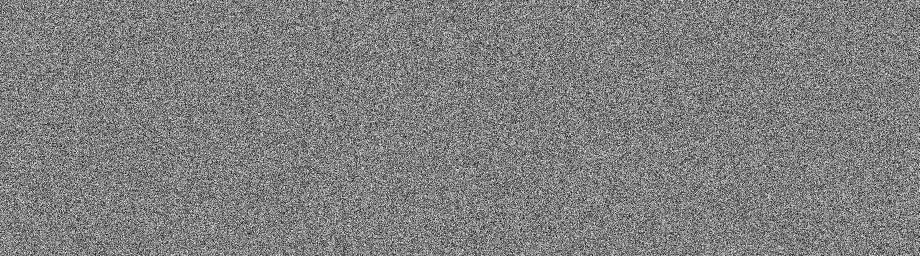
#> input picture CTF_DATA/CTF2/Layer1.png, 1839 x 512 px (shown at 1/2 size)
$ python 'CTF 2.py' ../CTF_DATA/CTF2/Layer1.png ../CTF_DATA/CTF2/Layer2.png
#> lines starting #> are read from the running program, lines starting #| are printed output that depends on the picture
import sys
import numpy as np
from PIL import Image, ImageEnhance

def solve(path1: str, path2: str):
    #convert to RGB to ensure consistent processing every pixel has 3 channels (R,G,B)
#> called with path1 = '../CTF_DATA/CTF2/Layer1.png', path2 = '../CTF_DATA/CTF2/Layer2.png'
    img1 = Image.open(path1).convert("RGB")
    img2 = Image.open(path2).convert("RGB")
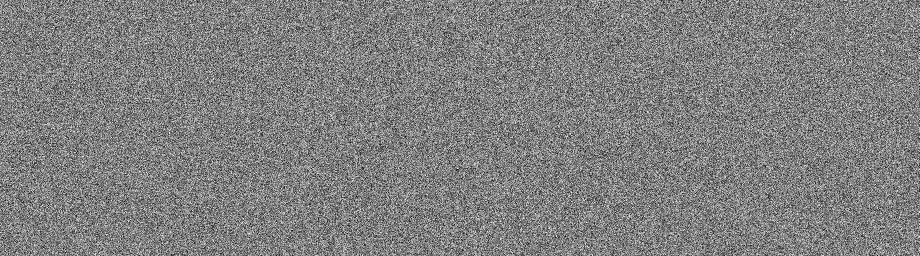
#> input picture CTF_DATA/CTF2/Layer2.png, 1839 x 512 px (shown at 1/2 size)

    #same size , so resize if needed
    if img1.size != img2.size:
        img2 = img2.resize(img1.size, Image.LANCZOS) #LANCZOS is for high-quality

    #convert to arrays for fast xor
    arr1 = np.array(img1, dtype=np.uint8)
    arr2 = np.array(img2, dtype=np.uint8)

    xor_result = arr1 ^ arr2
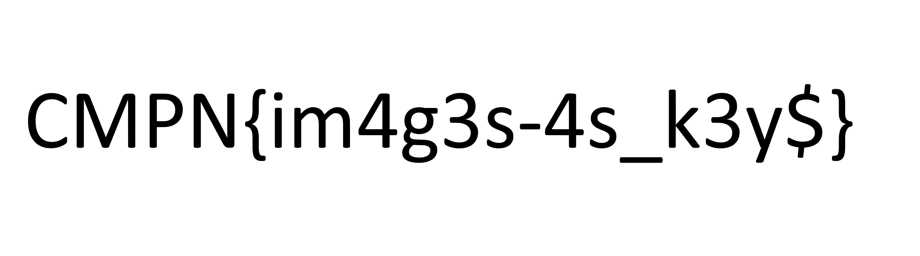
#> xor_result: shape (512, 1839, 3) (shown at 1/2 size); min 0, max 255, mean 239.7

    result = Image.fromarray(xor_result, mode="RGB") #take the xor result and convert back to image
    result.save("output_xor.png")
    #rgb values are 0-255, so inverting : 255 - value
    Image.fromarray(255 - xor_result, mode="RGB").save("output_inverted.png")
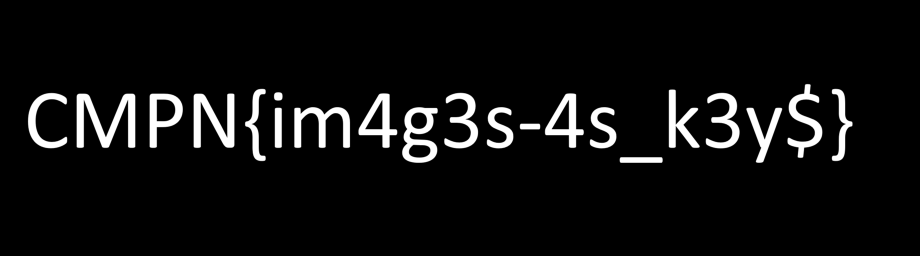
#> saved as output_inverted.png: PIL image 1839x512 RGB (shown at 1/2 size); min 0, max 255, mean 15.3

    ImageEnhance.Contrast(result).enhance(5.0).save("output_enhanced.png")
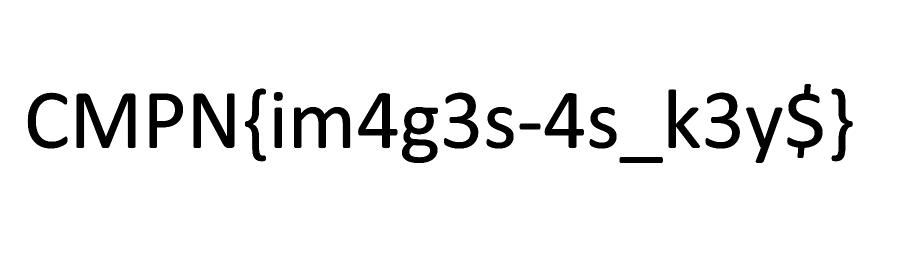
#> saved as output_enhanced.png: PIL image 1839x512 RGB (shown at 1/2 size); min 0, max 255, mean 238.4

    print("Open output_xor.png")

if __name__ == "__main__":
 solve(sys.argv[1], sys.argv[2])
